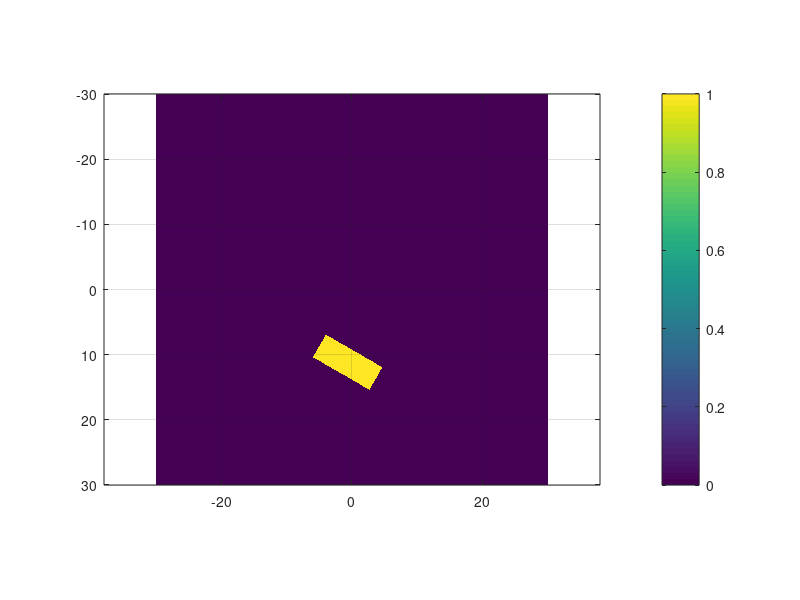
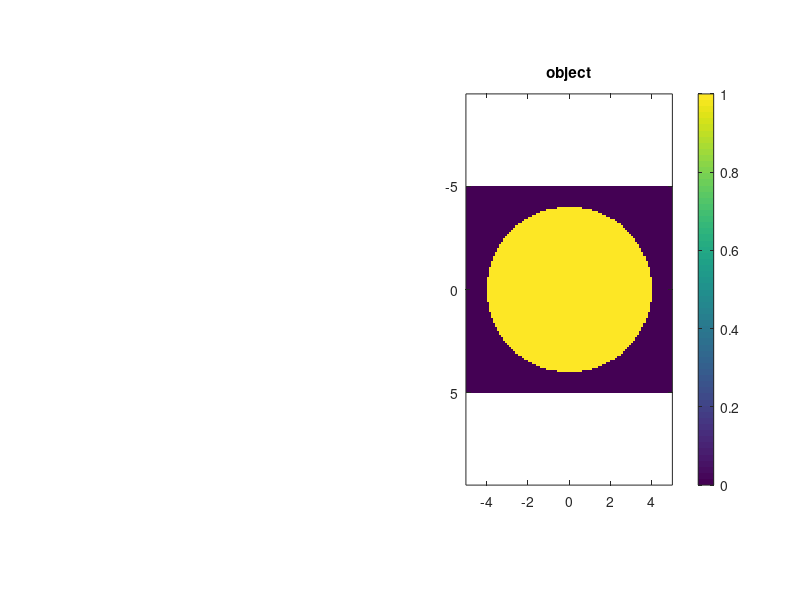
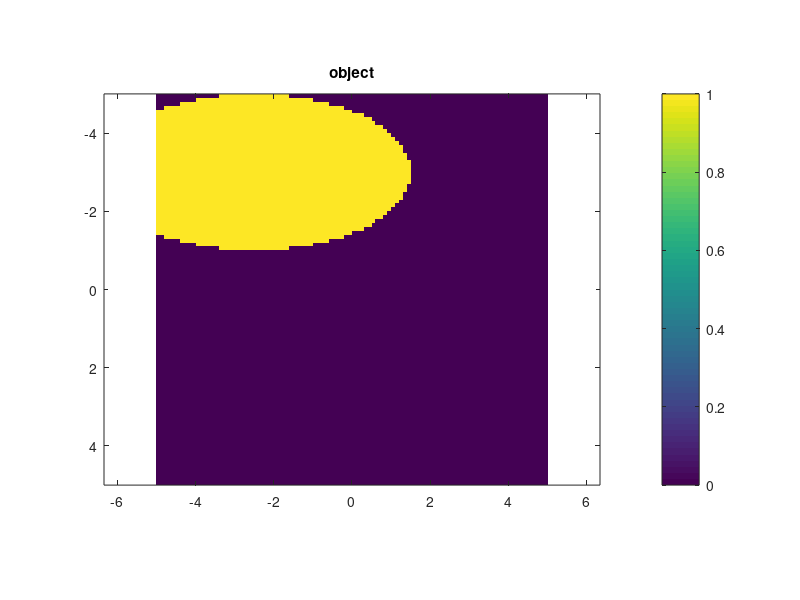

These charts were generated, in order, by the following MATLAB code:
clear all; close all; clc;
% define grid
Sx = 10;
Sy = 10;
Nx = 100;
Ny = round(Nx*Sy/Sx);
%meshgrid
dx = Sx/Nx;
dy = Sy/Ny;
xa = [0.5:Nx-0.5]*dx;       xa = xa-mean(xa);
ya = [0.5:Ny-0.5]*dy;       ya = ya-mean(ya);
[Y,X] = meshgrid(ya,xa);
RSQ = X.^2 + Y.^2;
imagesc(xa,ya,RSQ.')
%%
%clear all; close all; clc;
% define grid
Sx = 10;
Sy = 10;
Nx = 1000;
Ny = round(Nx*Sy/Sx);
%meshgrid
dx = Sx/Nx;
dy = Sy/Ny;
% OLD
% xa = [0.5:Nx-0.5]*dx;      
% xa = xa-mean(xa);
% ya = [0.5:Ny-0.5]*dy;       
% ya = ya-mean(ya);
% [Y,X] = meshgrid(ya,xa);

% NEW
xminb = -30e-3;
xmaxb =  30e-3;
yminb = -30e-3;
ymaxb =  30e-3;
x_M = linspace(xminb, xmaxb, Nx);
y_M = linspace(yminb, ymaxb, Ny);
[X2,Y2]=meshgrid(x_M,y_M);

% rotate coordinates
degrees = pi/180;
phi     = 30*degrees;
[THETA,R] = cart2pol(X2,Y2);
[X,Y]   = pol2cart(THETA +phi,R);
xpos = -1e-3;
ypos = -2e3;
% build object
ra   = 5e-3;   % y-axis
ri   = 2e-3;   % x-axis
x1 = -ri;
x2 =  ri;
y1 = -ra;
y2 =  ra;
% OLD
% x1 = -3;
% x2 =  3; 
% y1 = -1.5;
% y2 =  1.5;
p=10e-3; 
q=5e-3;

O1 = (X>=x1+p & X<=x2+p & Y>=y1+q & Y<=y2+q);
%O1 = (X>=x1 & X<=x2 & Y>=y1 & Y<=y2);

%figure(1)
imagesc(x_M./1e-3,y_M./1e-3,O1.')
%imagesc(xa,ya,O1.')
%imagesc(xa,ya,THETA.');
%imagesc(xa,ya,R.');
axis equal tight;
colorbar;
grid on;
%%
% visualize radial grid
figure(2)
%subplot(1,2,1);
%imagesc(xa,ya,RSQ.');
%imagesc(xa,ya,THETA.');
imagesc(xa,ya,R.');
axis equal tight;
colorbar;
title('RSQ');

%% build a circle
r = 4;
C = (RSQ <= r^2);

% visualize radial grid
subplot(1,2,2);
imagesc(xa,ya,C.');
axis equal tight;
colorbar;
title('object');

%% build a ellipse
Sx = 10;
Sy = 10;
Nx = 100;
Ny = round(Nx*Sy/Sx);
%meshgrid
dx = Sx/Nx;
dy = Sy/Ny;
xa = [0.5:Nx-0.5]*dx;       xa = xa-mean(xa);
ya = [0.5:Ny-0.5]*dy;       ya = ya-mean(ya);
[Y,X] = meshgrid(ya,xa);

x0 = -2.5;
y0 = -3; 
rx = 4;
ry = 2;
degrees = pi/180;
phi     = 0*degrees;
[THETA,R] = cart2pol(X,Y);
[X,Y]   = pol2cart(THETA +phi,R);
E = ((X-x0)/rx).^2 + ((Y-y0)/ry).^2 <= 1;
%subplot(2,2,2);
figure
imagesc(xa,ya,E.');
axis equal tight;
colorbar;
title('object');